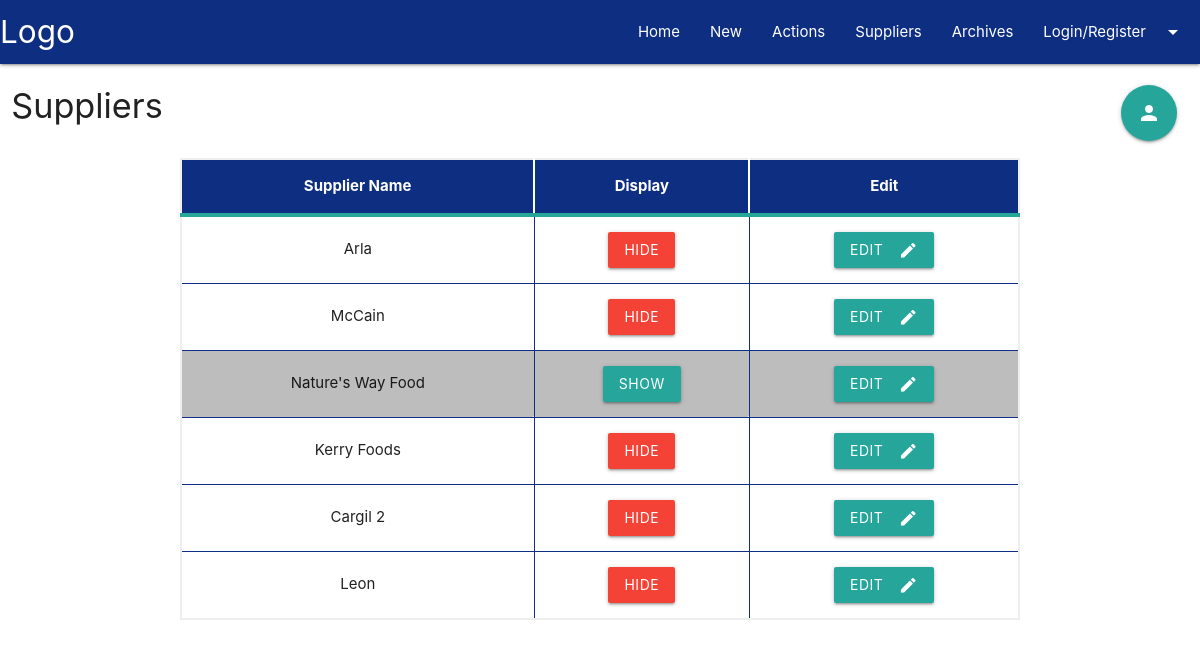
The app's page /suppliers with its own data.
### tracker/models.py (models this page shows)
class Suppliers(db.Model):
    id = db.Column(db.Integer, primary_key=True)
    supplier_name = db.Column(db.String(80), nullable=False)
    display = db.Column(db.Boolean, default=True)
    suppliers = db.relationship(
        'Posts',
        foreign_keys='Posts.supplier_id',
        backref='supplier',
        lazy=True
    )

### tracker/routes/supplier.py (the view)
@supplier.route('/suppliers', methods=['GET', 'POST'])
def suppliers():
    suppliers = Suppliers.query.all()
    return render_template('suppliers.html', suppliers=suppliers)

### tracker/templates/suppliers.html (shortened to what this page needs)
{% extends 'base.html' %}  {% block content %}
<div class="container-fluid">
    <div class="row">
        <div class="col s12">
            <h4>Suppliers</h4>
        </div>
    </div>
</div>
<div class="container">
    <div class="row">
            <table class=" highlight centered branded-table">
                <thead>
                    <tr>
                        <th>Supplier Name</th>
                        <th>Display</th>
                        <th>Edit</th>
                    </tr>
                </thead>
                <tbody>
                    {% for supplier in suppliers %}
                        {% if supplier.display %}
                        <tr>
                            <td>{{ supplier.supplier_name }}</td>
                            <td><a href="{{ url_for('supplier.supplier_display', supplier_id=supplier.id) }}" class="btn waves-effect waves-light red">Hide</a></td>
                            <td><a href="{{ url_for('supplier.supplier_edit', supplier_id=supplier.id) }}" class="btn waves-effect waves-light">Edit<i class="material-icons right">edit</i></a></td>
                        </tr>
                        {% else %}
                        <tr class="grey lighten-1">
                            <td>{{ supplier.supplier_name }}</td>
                            <td><a href="{{ url_for('supplier.supplier_display', supplier_id=supplier.id) }}" class="btn waves-effect waves-light">Show</a></td>
                            <td><a href="{{ url_for('supplier.supplier_edit', supplier_id=supplier.id) }}" class="btn waves-effect waves-light">Edit<i class="material-icons right">edit</i></a></td>
                        </tr>
                        {% endif %}
                    {% endfor %}
                </tbody>
            </table>
    </div>
</div>
<div class="fixed-action-btn">
    <a class="btn-floating btn-large tooltipped" data-position="left" data-tooltip="Add a Supplier" href="{{ url_for('supplier.supplier_add') }}">
        <i class="material-icons left">person</i>
    </a>
</div>
{% endblock content %}

### tracker/static/css/main.css (style rules this page uses)
.fixed-action-btn { top: 85px; bottom: auto; }
table.branded-table { border: 2px solid #EEEEEE; text-align: center; border-collapse: collapse; }
table.branded-product-table td, table.branded-product-table th, table.branded-table td, table.branded-table th { border: 1px solid #0D2E81; }
table.branded-product-table thead, table.branded-table thead { background: #0D2E81; border-bottom: 4px solid #26A699; }
table.branded-product-table thead th, table.branded-table thead th { font-weight: bold; color: #FFFFFF; text-align: center; border-left: 2px solid #FFFFFF; }
table.branded-product-table thead th:first-child, table.branded-table thead th:first-child { border-left: none; }

### records on screen
Suppliers: supplier_name "Arla"
Suppliers: supplier_name "McCain"
Suppliers: supplier_name "Nature's Way Food"
Suppliers: supplier_name "Kerry Foods"
Suppliers: supplier_name "Cargil 2"
Suppliers: supplier_name "Leon"
